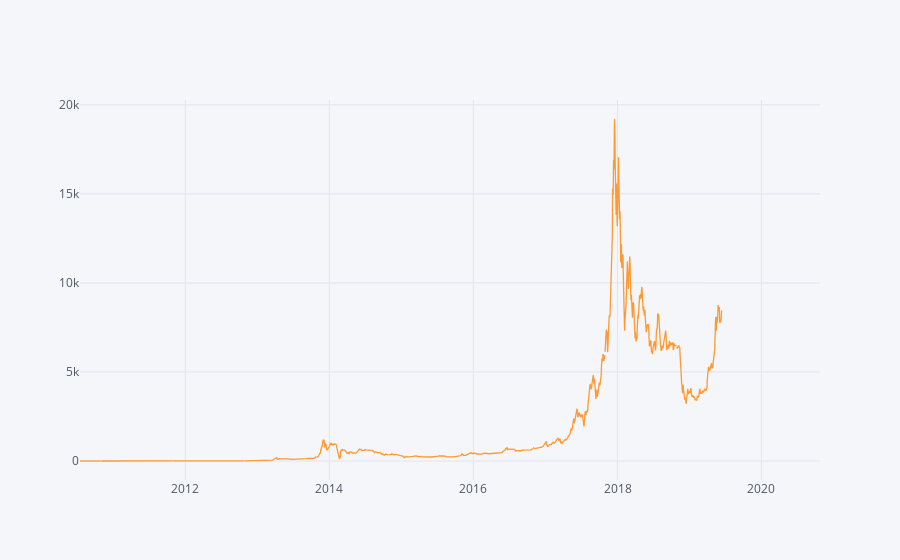
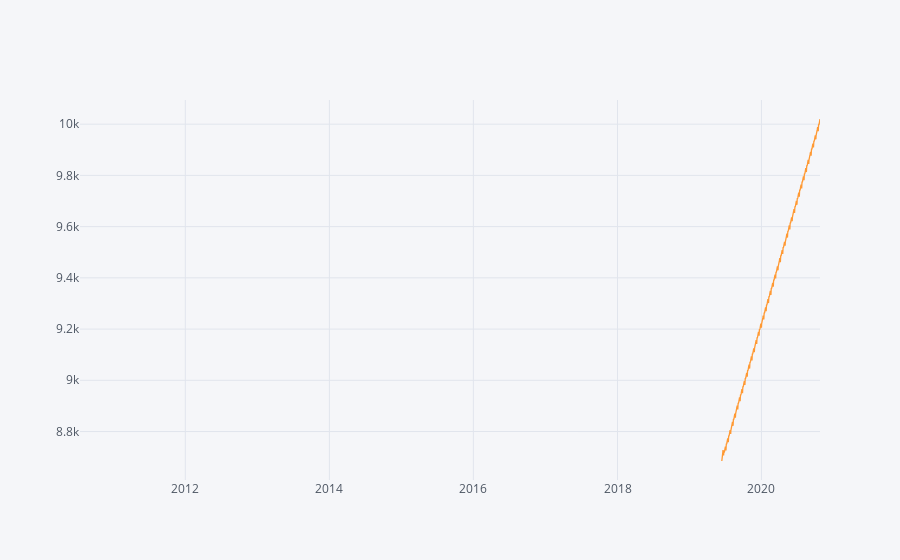

The notebook cell these images were saved under, in order:
### Code cell
final_df['APrice '].iplot()
final_df['Forecast'].iplot()

### Figure 1 — Plotly figure (JSON) as saved in the notebook; plotly's stock layout.template omitted (floating-point values rounded to 4 significant figures; data arrays with more than 128 entries replaced by an {"elided": "..."} marker saying what was removed)
{"data": [{"line": {"color": "rgba(255, 153, 51, 1.0)", "dash": "solid", "shape": "linear", "width": 1.3}, "mode": "lines", "name": "APrice ", "text": "", "type": "scatter", "uid": "b23e60ac-84a2-41e0-bd8d-047a14f4b692", "x": {"elided": "3754 str values"}, "y": {"elided": "3754 mixed values"}}], "layout": {"legend": {"bgcolor": "#F5F6F9", "font": {"color": "#4D5663"}}, "paper_bgcolor": "#F5F6F9", "plot_bgcolor": "#F5F6F9", "title": {"font": {"color": "#4D5663"}}, "xaxis": {"gridcolor": "#E1E5ED", "showgrid": true, "tickfont": {"color": "#4D5663"}, "title": {"font": {"color": "#4D5663"}, "text": ""}, "zerolinecolor": "#E1E5ED"}, "yaxis": {"gridcolor": "#E1E5ED", "showgrid": true, "tickfont": {"color": "#4D5663"}, "title": {"font": {"color": "#4D5663"}, "text": ""}, "zerolinecolor": "#E1E5ED"}}}

### Figure 2 — Plotly figure (JSON) as saved in the notebook; plotly's stock layout.template omitted (floating-point values rounded to 4 significant figures; data arrays with more than 128 entries replaced by an {"elided": "..."} marker saying what was removed)
{"data": [{"line": {"color": "rgba(255, 153, 51, 1.0)", "dash": "solid", "shape": "linear", "width": 1.3}, "mode": "lines", "name": "Forecast", "text": "", "type": "scatter", "uid": "b8707789-4f27-4f1f-9d74-c341e45383e5", "x": {"elided": "3754 str values"}, "y": {"elided": "3754 mixed values"}}], "layout": {"legend": {"bgcolor": "#F5F6F9", "font": {"color": "#4D5663"}}, "paper_bgcolor": "#F5F6F9", "plot_bgcolor": "#F5F6F9", "title": {"font": {"color": "#4D5663"}}, "xaxis": {"gridcolor": "#E1E5ED", "showgrid": true, "tickfont": {"color": "#4D5663"}, "title": {"font": {"color": "#4D5663"}, "text": ""}, "zerolinecolor": "#E1E5ED"}, "yaxis": {"gridcolor": "#E1E5ED", "showgrid": true, "tickfont": {"color": "#4D5663"}, "title": {"font": {"color": "#4D5663"}, "text": ""}, "zerolinecolor": "#E1E5ED"}}}
